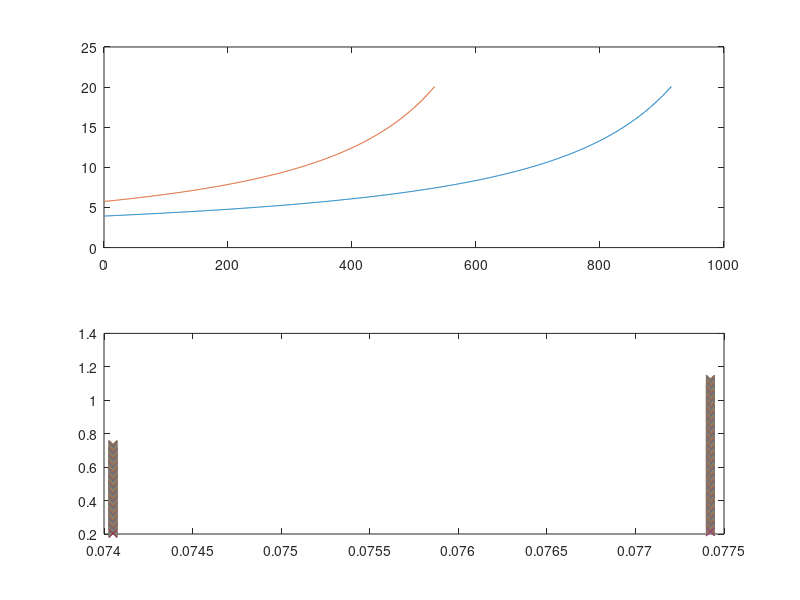

The MATLAB source for this figure:
clear all
close all

Ts=0.001;
num_distractors=2;

hfov=40;
vfov=20;

d=-0.1+0.2*rand(num_distractors,1); % Horizontal displacement

% Ensure that distractors at least initially sit inside the field of view

umin = abs(d)/tand(hfov/2);

timesteps=1000;
u=NaN(timesteps,num_distractors);
theta=u;

% For each horizontal displacement, there will be a minimum forward
% displacement such that the target is actually on the screen

u(1,:)=1.1*umin + 1 * rand(num_distractors,1); %forward displacement

theta(1,:) = atand(abs(d')./u(1,:));

v=-1; % The rate at which the pursuer is moving forward through the environment

for t=2:timesteps
   % Update u according to v
   
   u(t,:) = u(t-1,:)+v*Ts;
   theta(t,:) = atand(d'./u(t,:));
   
   for k=1:num_distractors
       if(abs(theta(t,k)) > hfov/2)
           u(t,k) = NaN;
       end
   end
end

subplot(2,1,1)
plot(theta)
subplot(2,1,2)
plot(d(:),u','x')